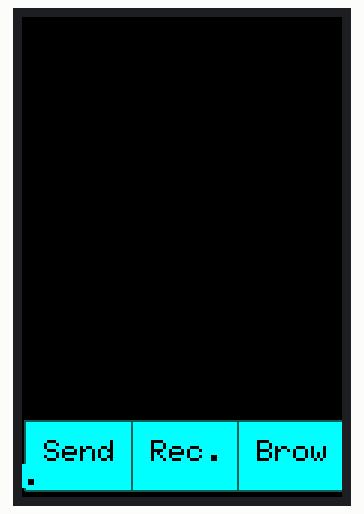
This sketch was run on a simulated Arduino Mega 2560, built with avr-gcc and run on an emulated ATmega2560. On the bench: 320×480 colour display. What the sketch prints to the serial monitor is not drawn.

Above: at 0.4 s.

The sketch:

Arduino_DNC.ino
```cpp
//https://www.codeproject.com/Articles/5284155/Harnessing-the-ESP8266-in-the-Arduino-Mega-2560plu
/***********************************************************************************
DNC Software
Auther : Naveed Shaikh
**********************************************************************************/
#include "stdafx.h"
#include "lcd.h"
#include "button.h"
#define nbtn  3
// For better pressure precision, we need to know the resistance
TouchScreen ts = TouchScreen(XP, YP, XM, YM, 500);

Button btnList[nbtn];
TFT TFT_LCD;


//show main menu
void show_main_menu(void)
{
   int _x = map(200, TS_MINX, TS_MAXX, TFT::LCD.Get_Display_Width(), 0);
   int _y = map(100, TS_MINY, TS_MAXY, TFT::LCD.Get_Display_Height(),0);
  // Button("Hello",18,50,20,20,true);
   btnList[0]= Button("Send",120,230,110,70,true);    btnList[0].OnButtonTouched = &Send;
   btnList[1]= Button("Rec.",385,230,110,70,true);    btnList[1].OnButtonTouched = &Receive;
   btnList[2]= Button("Brow.",645,230,110,70,true);   btnList[2].OnButtonTouched = &Browse;
 }

void setup(void)
{
  Serial.begin(9600);
  TFT::LCD.Init_LCD();
  Serial.println(TFT::LCD.Read_ID(), HEX);
  TFT::LCD.Fill_Screen(BLACK);
  show_main_menu();

}

void Send()
{

  TFT::LCD.Set_Text_Size(3);
  TFT::LCD.Set_Text_colour(BLACK);
  TFT::LCD.Set_Text_Back_colour(GREEN);
  TFT::LCD.Print_String("Send",120+20,230+20);
}
void Receive()
{

  TFT::LCD.Set_Text_Size(3);
  TFT::LCD.Set_Text_colour(BLACK);
  TFT::LCD.Set_Text_Back_colour(RED);
  TFT::LCD.Print_String("Rec",120+20,230+20);
}
void Browse()
{

  TFT::LCD.Set_Text_Size(3);
  TFT::LCD.Set_Text_colour(BLACK);
  TFT::LCD.Set_Text_Back_colour(DCYAN);
  TFT::LCD.Print_String("Brow",120+20,230+20);
}

void loop()
{

  TSPoint p = ts.getPoint();
  //digitalWrite(13, LOW);
  pinMode(XM, OUTPUT);
  pinMode(YP, OUTPUT);
  if (p.z >= MINPRESSURE)
  {
      p.x = map(p.x, TS_MINX, TS_MAXX, TFT::LCD.Get_Display_Width(), 0);
      p.y = map(p.y, TS_MINY, TS_MAXY, TFT::LCD.Get_Display_Height(),0);
      for(int i=0;i<nbtn;i++)
      {
          if(p.x>btnList[i].x1 && p.x<btnList[i].x2 && p.y>btnList[i].y1 && p.y<btnList[i].y2)
          {
            btnList[i].ButtonTouched();
          }
      }
  }
}
```

button.cpp
```cpp
#include "button.h"
#include "lcd.h"

 Button::Button()
 {
//_ButtonTouched = &Button::Draw;
//pmf = &A::g;

 // ((Button*)this)->Button::_ButtonTouched();
 }

 Button::Button(const char *_str,uint16_t _x,uint16_t _y, uint16_t _width, uint16_t _height, bool draw)
 {
  str = _str;
  x1 = map(_x, TS_MINX, TS_MAXX, TFT::LCD.Get_Display_Width(), 0);
  y1 = map(_y, TS_MINY, TS_MAXY, TFT::LCD.Get_Display_Height(),0);
  x2 = x1+ _width;
  y2 = y1+ _height;
  if(draw)
  {
   Draw();
  }
 }
void Button::ButtonTouched()
{
  TFT::LCD.Set_Draw_color(DCYAN);
  TFT::LCD.Fill_Rectangle(x1, y1, x2, y2);
  TFT::LCD.Set_Text_colour(BLACK);
  TFT::LCD.Set_Text_Back_colour(DCYAN);
  TFT::LCD.Print_String(str,x1+20,y1+20);
  (*OnButtonTouched)();
  Draw();
}
void Button::Draw()
{
  TFT::LCD.Set_Text_Size(3);
  TFT::LCD.Set_Draw_color(CYAN);
  TFT::LCD.Fill_Rectangle(x1, y1, x2, y2);
  TFT::LCD.Set_Draw_color(DCYAN);
  TFT::LCD.Draw_Rectangle(x1, y1, x2, y2);
  TFT::LCD.Draw_Rectangle(x1+1, y1+1, x2+1, y2+1);
  TFT::LCD.Set_Text_colour(BLACK);
  TFT::LCD.Set_Text_Back_colour(CYAN);
  TFT::LCD.Print_String(str,x1+20,y1+20);
}
```

button.h
```cpp
#include "stdafx.h"

class Button
{
 public:
      uint8_t TextSize;
      uint16_t TextColor;
      uint16_t BGColor;
      uint16_t x1;
      uint16_t y1;
      uint16_t x2;
      uint16_t y2;
      const char *str;
      void (*OnButtonTouched)();
      Button();
      Button(const char *str,uint16_t x,uint16_t y, uint16_t width, uint16_t height,bool draw =false);
      void Draw();
      void ButtonTouched();
};
```

stdafx.h
```cpp
#include <TouchScreen.h> //touch library
#include <LCDWIKI_GUI.h> //Core graphics library
#include <LCDWIKI_KBV.h> //Hardware-specific library


//param calibration from kbv
#define TS_MINX 906
#define TS_MAXX 116

#define TS_MINY 92
#define TS_MAXY 952
#define BLACK   0x0000
#define BLUE    0x001F
#define RED     0xF800
#define GREEN   0x07E0
#define CYAN    0x07FF
#define MAGENTA 0xF81F
#define YELLOW  0xFFE0
#define WHITE   0xFFFF
#define DCYAN   0x0B0A
```

lcd.cpp
```cpp
  #include "lcd.h"

LCDWIKI_KBV TFT::LCD(ILI9486,A3,A2,A1,A0,A4);

void  TFT::ShowString(const char *str,int16_t x,int16_t y,uint8_t csize,uint16_t fc, uint16_t bc,boolean mode)
{
    TFT::LCD.Set_Text_Mode(mode);
    TFT::LCD.Set_Text_Size(csize);
    TFT::LCD.Set_Text_colour(fc);
    TFT::LCD.Set_Text_Back_colour(bc);
    TFT::LCD.Print_String(str,x,y);
}
```

lcd.h
```cpp
#include "stdafx.h"


#define YP A3  // must be an analog pin, use "An" notation!
#define XM A2  // must be an analog pin, use "An" notation!
#define YM 9   // can be a digital pin
#define XP 8   // can be a digital pin

#define MINPRESSURE 500

class TFT
{
	public:
      static LCDWIKI_KBV LCD; //model,cs,cd,wr,rd,reset;
      void ShowString(const char *str,int16_t x,int16_t y,uint8_t csize,uint16_t fc, uint16_t bc,boolean mode);
};
```
